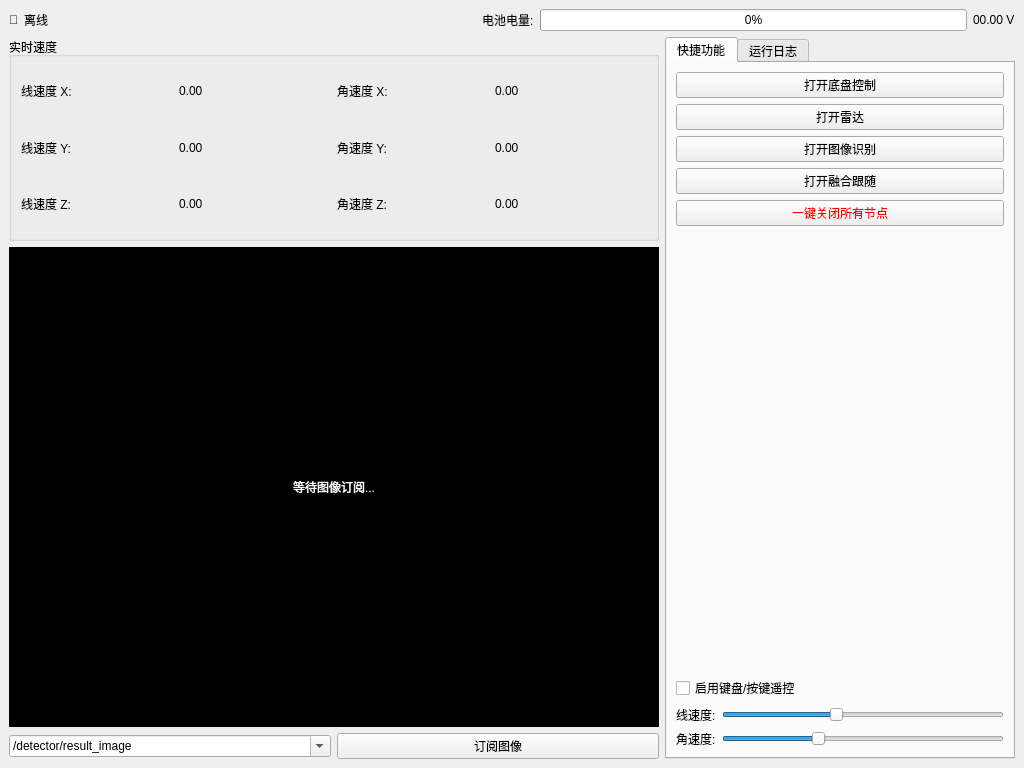
<?xml version="1.0" encoding="UTF-8"?>
<ui version="4.0">
 <class>MainWindow</class>
 <widget class="QMainWindow" name="MainWindow">
  <property name="geometry">
   <rect>
    <x>0</x>
    <y>0</y>
    <width>1024</width>
    <height>768</height>
   </rect>
  </property>
  <property name="windowTitle">
   <string>Balance Robot Control Panel</string>
  </property>
  <widget class="QWidget" name="centralwidget">
   <layout class="QVBoxLayout" name="verticalLayout">
    <item>
     <layout class="QHBoxLayout" name="horizontalLayout_Top">
      <item>
       <widget class="QLabel" name="label_status_icon">
        <property name="text">
         <string>🔴</string>
        </property>
       </widget>
      </item>
      <item>
       <widget class="QLabel" name="label_status_text">
        <property name="text">
         <string>离线</string>
        </property>
       </widget>
      </item>
      <item>
       <spacer name="horizontalSpacer">
        <property name="orientation">
         <enum>Qt::Horizontal</enum>
        </property>
        <property name="sizeHint" stdset="0">
         <size>
          <width>0</width>
          <height>0</height>
         </size>
        </property>
       </spacer>
      </item>
      <item>
       <widget class="QLabel" name="label_battery">
        <property name="text">
         <string>电池电量:</string>
        </property>
       </widget>
      </item>
      <item>
       <widget class="QProgressBar" name="progressBar_battery">
        <property name="value">
         <number>0</number>
        </property>
       </widget>
      </item>
      <item>
       <widget class="QLabel" name="label_voltage">
        <property name="text">
         <string>00.00 V</string>
        </property>
       </widget>
      </item>
     </layout>
    </item>
    <item>
     <layout class="QHBoxLayout" name="horizontalLayout_Main">
      <item>
       <layout class="QVBoxLayout" name="verticalLayout_Left">
        <item>
         <widget class="QGroupBox" name="groupBox_Speed">
          <property name="title">
           <string>实时速度</string>
          </property>
          <layout class="QGridLayout" name="gridLayout_Speed">
           <item row="2" column="5">
            <widget class="QLabel" name="label_3">
             <property name="text">
              <string>角速度 Z:</string>
             </property>
            </widget>
           </item>
           <item row="0" column="1">
            <widget class="QLabel" name="label_linear_x">
             <property name="text">
              <string>0.00</string>
             </property>
            </widget>
           </item>
           <item row="1" column="1">
            <widget class="QLabel" name="label_linear_y">
             <property name="text">
              <string>0.00</string>
             </property>
            </widget>
           </item>
           <item row="1" column="6">
            <widget class="QLabel" name="label_angular_Y">
             <property name="text">
              <string>0.00</string>
             </property>
            </widget>
           </item>
           <item row="0" column="5">
            <widget class="QLabel" name="label_6">
             <property name="text">
              <string>角速度 X:</string>
             </property>
            </widget>
           </item>
           <item row="2" column="0">
            <widget class="QLabel" name="label_4">
             <property name="text">
              <string>线速度 Z:</string>
             </property>
            </widget>
           </item>
           <item row="1" column="5">
            <widget class="QLabel" name="label_5">
             <property name="text">
              <string>角速度 Y:</string>
             </property>
            </widget>
           </item>
           <item row="1" column="0">
            <widget class="QLabel" name="label_2">
             <property name="text">
              <string>线速度 Y:</string>
             </property>
            </widget>
           </item>
           <item row="2" column="1">
            <widget class="QLabel" name="label_linear_z">
             <property name="text">
              <string>0.00</string>
             </property>
            </widget>
           </item>
           <item row="0" column="0">
            <widget class="QLabel" name="label">
             <property name="text">
              <string>线速度 X:</string>
             </property>
            </widget>
           </item>
           <item row="0" column="6">
            <widget class="QLabel" name="label_angular_X">
             <property name="text">
              <string>0.00</string>
             </property>
            </widget>
           </item>
           <item row="2" column="6">
            <widget class="QLabel" name="label_angular_z">
             <property name="text">
              <string>0.00</string>
             </property>
            </widget>
           </item>
          </layout>
         </widget>
        </item>
        <item>
         <widget class="QLabel" name="label_video">
          <property name="minimumSize">
           <size>
            <width>640</width>
            <height>480</height>
           </size>
          </property>
          <property name="styleSheet">
           <string>background-color: black; color: white;</string>
          </property>
          <property name="text">
           <string>等待图像订阅...</string>
          </property>
          <property name="alignment">
           <set>Qt::AlignCenter</set>
          </property>
         </widget>
        </item>
        <item>
         <layout class="QHBoxLayout" name="horizontalLayout_Topic">
          <item>
           <widget class="QComboBox" name="comboBox_topic">
            <property name="editable">
             <bool>true</bool>
            </property>
            <item>
             <property name="text">
              <string>/detector/result_image</string>
             </property>
            </item>
            <item>
             <property name="text">
              <string>/image_raw</string>
             </property>
            </item>
           </widget>
          </item>
          <item>
           <widget class="QPushButton" name="btn_sub_image">
            <property name="text">
             <string>订阅图像</string>
            </property>
           </widget>
          </item>
         </layout>
        </item>
       </layout>
      </item>
      <item>
       <widget class="QTabWidget" name="tabWidget_Controls">
        <property name="maximumSize">
         <size>
          <width>350</width>
          <height>16777215</height>
         </size>
        </property>
        <property name="currentIndex">
         <number>0</number>
        </property>
        <widget class="QWidget" name="tab_shortcuts">
         <attribute name="title">
          <string>快捷功能</string>
         </attribute>
         <layout class="QVBoxLayout" name="verticalLayout_Shortcuts">
          <item>
           <widget class="QPushButton" name="btn_open_base">
            <property name="text">
             <string>打开底盘控制</string>
            </property>
           </widget>
          </item>
          <item>
           <widget class="QPushButton" name="btn_open_lidar">
            <property name="text">
             <string>打开雷达</string>
            </property>
           </widget>
          </item>
          <item>
           <widget class="QPushButton" name="btn_open_vision">
            <property name="text">
             <string>打开图像识别</string>
            </property>
           </widget>
          </item>
          <item>
           <widget class="QPushButton" name="btn_open_follower">
            <property name="text">
             <string>打开融合跟随</string>
            </property>
           </widget>
          </item>
          <item>
           <widget class="QPushButton" name="btn_close_all">
            <property name="styleSheet">
             <string>color: red;</string>
            </property>
            <property name="text">
             <string>一键关闭所有节点</string>
            </property>
           </widget>
          </item>
          <item>
           <spacer name="verticalSpacer">
            <property name="orientation">
             <enum>Qt::Vertical</enum>
            </property>
            <property name="sizeHint" stdset="0">
             <size>
              <width>0</width>
              <height>0</height>
             </size>
            </property>
           </spacer>
          </item>
          <item>
           <widget class="QCheckBox" name="checkBox_teleop">
            <property name="text">
             <string>启用键盘/按键遥控</string>
            </property>
           </widget>
          </item>
          <item>
           <layout class="QHBoxLayout" name="horizontalLayout_speed">
            <item>
             <widget class="QLabel" name="label_v">
              <property name="text">
               <string>线速度:</string>
              </property>
             </widget>
            </item>
            <item>
             <widget class="QSlider" name="slider_linear">
              <property name="maximum">
               <number>50</number>
              </property>
              <property name="value">
               <number>20</number>
              </property>
              <property name="orientation">
               <enum>Qt::Horizontal</enum>
              </property>
             </widget>
            </item>
           </layout>
          </item>
          <item>
           <layout class="QHBoxLayout" name="horizontalLayout_turn">
            <item>
             <widget class="QLabel" name="label_w">
              <property name="text">
               <string>角速度:</string>
              </property>
             </widget>
            </item>
            <item>
             <widget class="QSlider" name="slider_angular">
              <property name="maximum">
               <number>150</number>
              </property>
              <property name="value">
               <number>50</number>
              </property>
              <property name="orientation">
               <enum>Qt::Horizontal</enum>
              </property>
             </widget>
            </item>
           </layout>
          </item>
         </layout>
        </widget>
        <widget class="QWidget" name="tab_logs">
         <attribute name="title">
          <string>运行日志</string>
         </attribute>
         <layout class="QVBoxLayout" name="verticalLayout_Logs">
          <item>
           <widget class="QTextEdit" name="textEdit_logs">
            <property name="readOnly">
             <bool>true</bool>
            </property>
           </widget>
          </item>
         </layout>
        </widget>
       </widget>
      </item>
     </layout>
    </item>
   </layout>
  </widget>
 </widget>
 <resources/>
 <connections/>
</ui>
